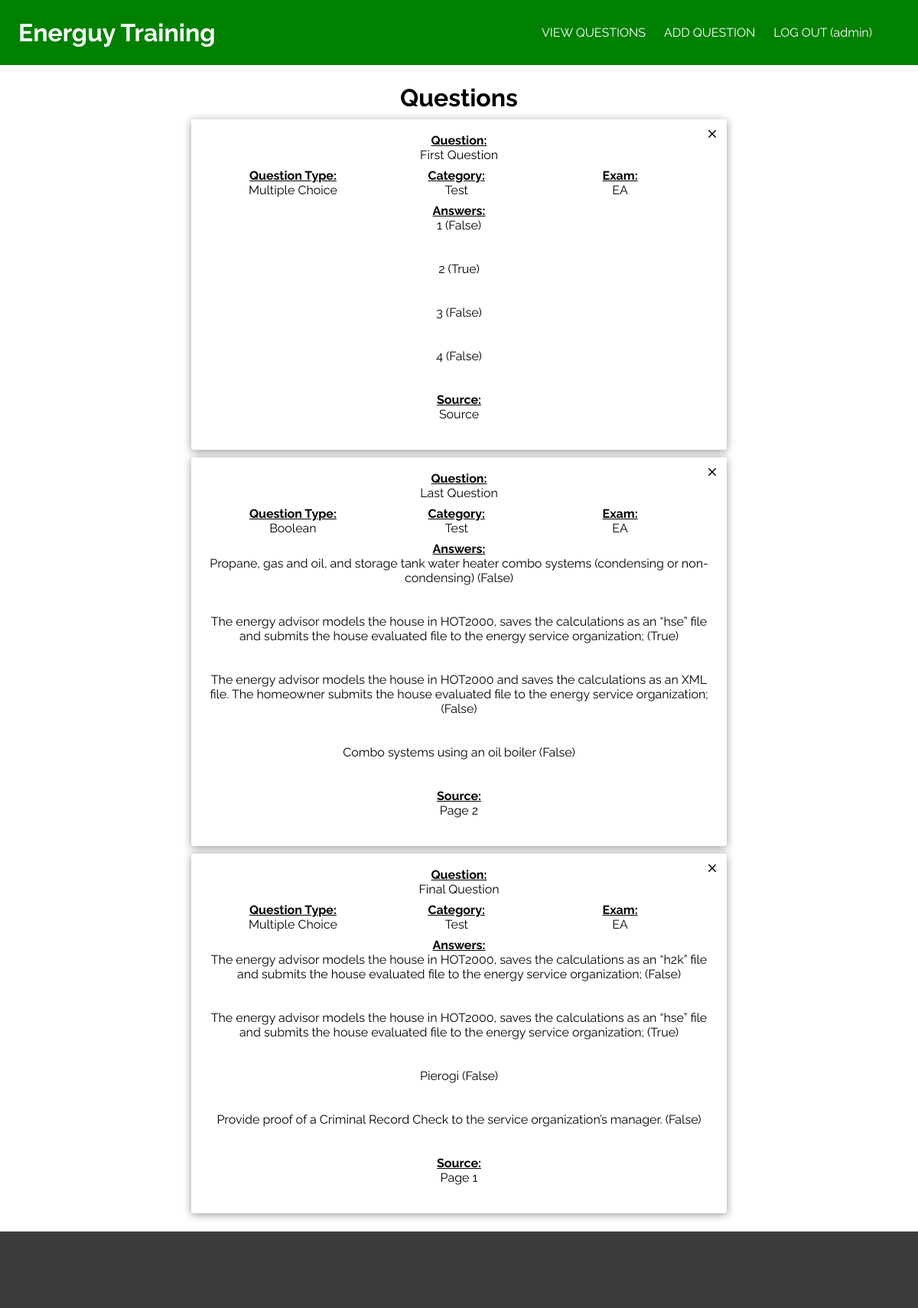
The page /questions (signed in) on the database as committed earlier.
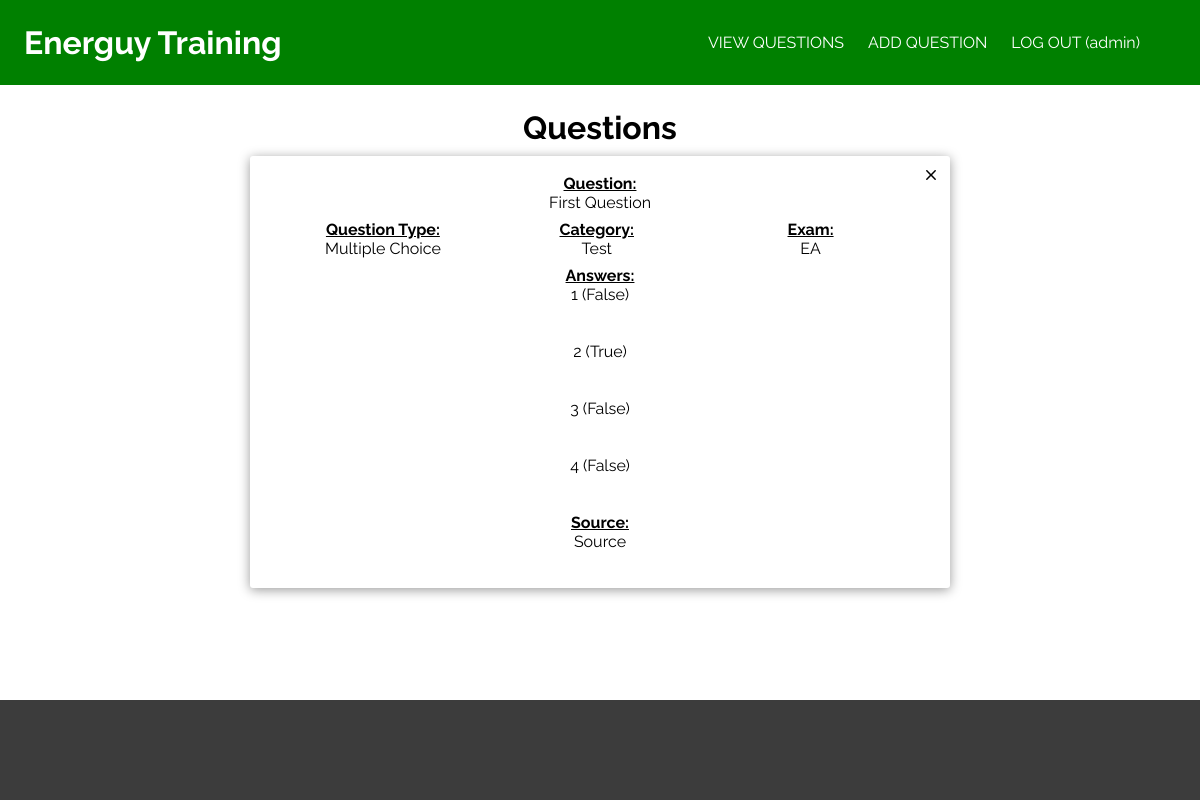
The same page on the database as committed later.
### package/models.py (models this page shows, shortened)
class User(db.Model, UserMixin):
  __tablename__ = 'Users'
  id = db.Column(db.Integer, primary_key=True)
  username = db.Column(db.String(1000), unique=True, nullable=False)
  password = db.Column(db.String(1000), nullable=False)

class Question(db.Model):
  __tablename__ = 'Questions'
  id = db.Column(db.Integer, primary_key=True)
  exam = db.Column(db.String(1000), nullable=False)
  category = db.Column(db.String(1000), nullable=False)
  question = db.Column(db.String(1000), nullable=False)
  question_type = db.Column(db.String(1000), nullable=False)
  question_image = db.Column(db.String(1000), nullable=True)
  answer_1 = db.Column(db.String(2000), nullable=False)
  answer_2 = db.Column(db.String(2000), nullable=False)
  answer_3 = db.Column(db.String(2000), nullable=False)
  answer_4 = db.Column(db.String(2000), nullable=False)
  answers = db.Column(db.String(12000), nullable=False)
  source = db.Column(db.String(1000), nullable=False)

### package/routes.py (the view)
@app.route('/questions', methods=['GET', 'POST'])
@login_required
def questions():
  questions = Question.query.all()
  return render_template('questions.html', title = 'Questions', questions=questions)

### package/__init__.py (called while the page is built)
@login_manager.user_loader
def load_user(user_id):
  return User.query.get(int(user_id))

### package/templates/questions.html (shortened to what this page needs)
{% extends 'base.html' %}
{% block content %}
  <h1>Questions</h1>
  {% for question in questions %}
    <div class="card">
      <div class="questions">
        <div>
          <h4>Question:</h4>
          <p>{{ question.question }}</p>
        </div>
        <div class="types">
          <div>
            <h4>Question Type:</h4>
            <p>{{ question.question_type }}</p>
          </div>
          <div>
            <h4>Category:</h4>
            <p>{{ question.category }}</p>
          </div>
          <div>
            <h4>Exam:</h4>
            <p>{{ question.exam}}</p>
          </div>
        </div>
      </div>
      <div class="answers">
        <h4>Answers:</h4>
        <p>{{ question.answer_1 }}</p><br><p>{{ question.correct_1 }}</p><br>
        <p>{{ question.answer_2 }}</p><br><p>{{ question.correct_2 }}</p><br>
        <p>{{ question.answer_3 }}</p><br><p>{{ question.correct_3 }}</p><br>
        <p>{{ question.answer_4 }}</p><br><p>{{ question.correct_4 }}</p><br>
        <h4>Source:</h4>
        <p>{{ question.source }}</p>
        <br>
      </div>
      <a class="close" href="/delete/{{ question.id }}/origin-questions">
        <img src="{{ url_for('static', filename='icons/close.svg') }}">
      </a>
    </div>
  {% endfor %}
{% endblock content %}

### package/templates/base.html (shortened to what this page needs)
<!DOCTYPE html>
<html>
  <head>
    <link rel='stylesheet' type='text/css' href="{{ url_for('static', filename='style.css') }}">
  </head>
  <body>
    <div class="page-container">
      <header>
        <div class="logo">
          <a href="{{ url_for('home') }}">
            <h1>Energuy Training</h1>
          </a>
        </div>
        <div class="nav">
          <ul>
            <a href="{{ url_for('questions') }}">
              VIEW QUESTIONS
            </a>
            <a href="{{ url_for('add_question') }}">
              ADD QUESTION
            </a>
            {% if current_user.is_authenticated %}
              <a href="{{ url_for('logout') }}">
                LOG OUT ({{ current_user.username }})
              </a>
            {% else %}
              <a href="{{ url_for('login') }}">
                LOG IN
              </a>
            {% endif %}
          </ul>
        </div class="nav">
      </header>
      <main>
        <div class="container">
          {% block content %}
          {% endblock %}
        </div>
      </main>
      <footer>
      </footer>
    </div>
  </body>
</html>

### package/static/style.css (style rules this page uses)
* { padding: 0; margin: 0; box-sizing: border-box; font-family: 'Raleway', sans-serif; text-align: center; }
header { background-color: green; display: flexbox; justify-content: center; }
header h1 { text-align: center; padding: 2vw 0; color: white; }
header div { padding: 0 2vw; }
header .nav { width: 100vw; display: flex; justify-content: center; align-items: center; }
header ul { text-align: center; }
header ul a { display: block; padding: 1vh; width: 100vw; }
header a { color: white; text-decoration: none; }
.container { margin: 2vh 5vw; }
.container h1 { margin-bottom: 10px; }
.card { position: relative; padding: 10px; background-color: white; border-radius: 3px; box-shadow: 0 2px 12px 0 rgba(0,0,0,0.4); margin: 10px; }
.card div { margin: 1vh; }
.questions { margin-top: 5vh; }
.types { display: flex; justify-content: left; }
.types div { width: 33%; margin: 0; }
.close { position: absolute; top: 10px; right: 10px; }
h4 { font-weight: bold; text-decoration: underline; }
main { padding-bottom: 100px; }
footer { height: 100px; background-color: rgb(60,60,60); width: 100%; position: absolute; bottom: 0; }
.page-container { position: relative; min-height: 100vh; }
@media only screen and (min-width: 720px) { header { position: relative; display: flex; justify-content: initial; align-items: center; } }
@media only screen and (min-width: 720px) { header h1 { text-align: left; } }
@media only screen and (min-width: 720px) { header .nav { position: absolute; height: 100%; right: 2vw; } }
@media only screen and (min-width: 720px) { header ul { display: flex; position: relative; align-items: center; height: 100%; } }
@media only screen and (min-width: 720px) { header ul a { display: inline-flex; padding: 0 1vw; height: 100%; width: auto; align-items: center; } }
@media only screen and (min-width: 720px) { header .nav { width: auto; } }
@media only screen and (min-width: 720px) { .container { margin: 2vw 20vw; } }

Rows that differ between the two databases and show on the page:
removed Question: question "Last Question", question_type "Boolean", category "Test", exam "EA", answer_1 "Propane, gas and oil, and storage tank water heater combo systems (condensing or non-condensing) (False)", answer_2 "The energy advisor models the house in HOT2000, saves the calculations as an “hse” file and submits the house evaluated file to the energy service organization; (True)", answer_3 "The energy advisor models the house in HOT2000 and saves the calculations as an XML file. The homeowner submits the house evaluated file to the energy service organization; (False)", answer_4 "Combo systems using an oil boiler (False)", source "Page 2"
removed Question: question "Final Question", question_type "Multiple Choice", category "Test", exam "EA", answer_1 "The energy advisor models the house in HOT2000, saves the calculations as an “h2k” file and submits the house evaluated file to the energy service organization; (False)", answer_2 "The energy advisor models the house in HOT2000, saves the calculations as an “hse” file and submits the house evaluated file to the energy service organization; (True)", answer_3 "Pierogi (False)", answer_4 "Provide proof of a Criminal Record Check to the service organization’s manager. (False)", source "Page 1"
